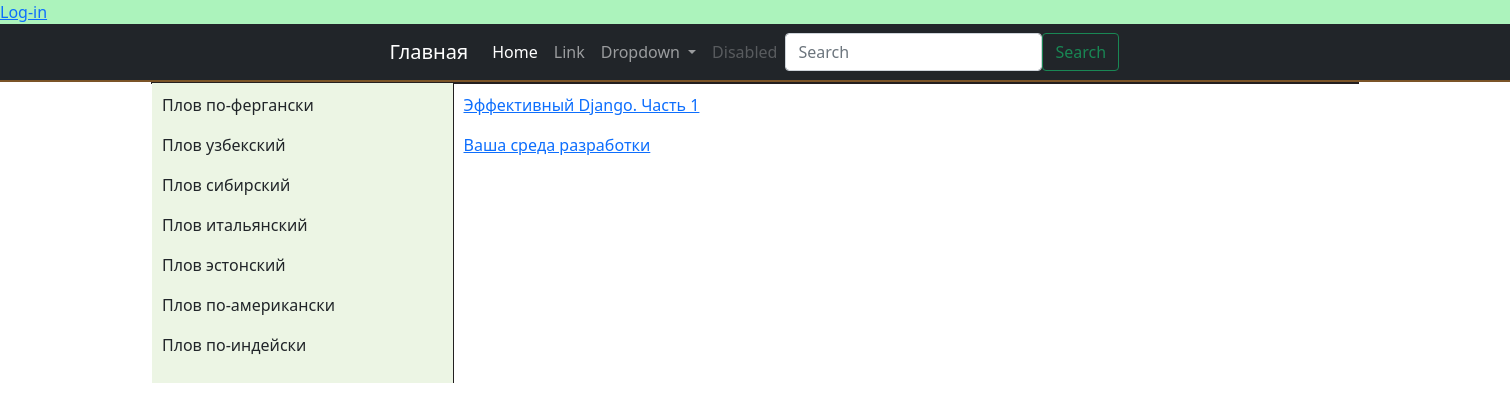
/accounts/profile/, run on the app's committed database.
### reviews/models.py (models this page shows)
class Review(models.Model):
    review_title = models.CharField('название статьи', max_length = 200)
    review_text = models.TextField('текст статьи')
    pub_date = models.DateTimeField('дата публикации')
    class Meta:
        verbose_name = 'Отзыв'
        verbose_name_plural = 'Отзывы'

### reviews/views.py (the view)
# urls.py: path('profile/', views.index, name = 'index'),
def index(request):
    reviews_list = Review.objects.all()
    return render(request, 'reviews/index.html', {'reviews_list': reviews_list})

### Site_reviews/templates/reviews/index.html (shortened to what this page needs)
{% extends 'base.html' %}
{% load static %}
{% block content %}
   {% if reviews_list %}
      {% for elem in reviews_list %}
          <p><a href = "{{elem.id}}">{{elem.review_title}}</a></p>
      {% endfor %}
   {% else %}
      Статьи не найдены
   {% endif %}
{% endblock %}

### static/account/CSS/css.css (style rules this page uses)
body { margin: 0; }

### data on the page
Review: review_title "Эффективный Django. Часть 1"
Review: review_title "Ваша среда разработки"
